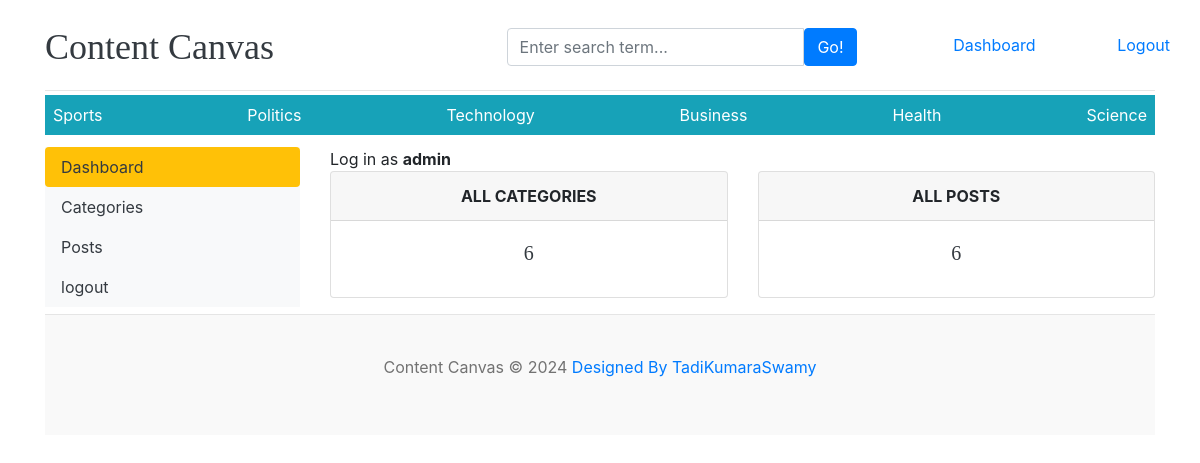
The page /dashboard/ (signed in) on the database its author committed.
### blog/models.py (models this page shows, shortened)
class Category(models.Model):
    category_name=models.CharField(max_length=50,unique=True)
    created_at=models.DateTimeField(auto_now_add=True)
    updated_at=models.DateTimeField(auto_now=True)
    class Meta:
        verbose_name_plural='categories'

### dashboards/views.py (the view)
# urls.py: path('dashboard/', include('dashboards.urls')),
@login_required(login_url='login')
def dashboard(request):
    category_count=Category.objects.all().count()
    blogs_count=Blog.objects.all().count()
    context={
        'category_count':category_count,
        'blogs_count':blogs_count,
    }
    return render(request, 'dashboard/dashboard.html',context)

### blog/context_processors.py (called while the page is built)
def get_categories(request):
    categories=Category.objects.all()
    return dict(categories=categories)

def get_social_links(request):
    social_links=SocialLink.objects.all()
    return dict(social_links=social_links)

### templates/dashboard/dashboard.html
{% extends 'base.html' %}
{% block content %}
<div class="row">
{% include "dashboard/sidebar.html" %}
<div class="col-md-9">
    <span> Log in as <b> {{user}} </b></span>
<div class="row">
<div class="col">
<div class="card border-default mb-3">
<div class="card-header text-center text-uppercase font-weight-bold">All Categories</div>
<div class="card-body text-dark">
<h5 class="card-title text-center">{{category_count}}</h5>
</div>
</div>
</div>
<div class="col">
<div class="card border-default mb-3">
<div class="card-header text-center text-uppercase font-weight-bold">All Posts</div>
<div class="card-body text-dark">
<h5 class="card-title text-center">{{blogs_count}}</h5>
</div>
</div>
</div>
</div>
</div>
</div>
{% endblock %}

### templates/base.html (shortened to what this page needs)
{% load static %}
<!DOCTYPE html>
<html lang="en">
<head>
    <link href="https://getbootstrap.com/docs/4.0/dist/css/bootstrap.min.css" rel="stylesheet">
    <link href="{% static 'css/cc.css' %}" rel="stylesheet">
    <link rel="stylesheet" href="https://cdnjs.cloudflare.com/ajax/libs/font-awesome/4.7.0/css/font-awesome.css">
</head>
<body>
    <div class="container">
        <header class="blog-header py-3">
            <div class="row flex-nowrap justify-content-between align-items-center">
                <div class="col-4 pt-1">
                    <a class="blog-header-logo text-dark" href="/">Content Canvas</a>
                </div>
            <div class="col-4 pt-1">
                <form action="{% url 'search' %}" method="GET">
                    <div class="input-group">
                        <input class="form-control" type="text" value="{{keyword}}" placeholder="Enter search term..." aria-label="Enter search term..." aria-describedby="button-search" />
                        <button class="btn btn-primary" id="button-search" type="button">Go!</button>
                    </div>
                </form>
            </div>
            {% if not user.is_authenticated %}
                <div class="col-4 d-flex justify-content-end align-items-center">
                    <a class="btn btn-sm btn-warning" href="{% url 'login' %}">Login</a> &nbsp;
                    <a class="btn btn-sm btn-outline-secondary" href="{% url 'register' %}">Register</a>
                </div>
            {% else %}
            <span><a href="{% url 'dashboard' %}">Dashboard</a> </span>
            <span><a href="{% url 'logout' %}"> Logout</a></span>
            {% endif %}
            </div>
        </header>
        <div class="nav-scroller py-1 mb-2">
            <nav class="nav d-flex justify-content-between bg-info">
                {% for cat in categories %}
                <a class="p-2 text-white" href="{% url 'posts_by_category' cat.id %}">{{cat.category_name}}</a>
                {% endfor %}
            </nav>
        </div>
{% block content %}
{% endblock %}
        <footer class="blog-footer">
            <p>Content Canvas &copy; <span id="year"></span> <a href="#">Designed By TadiKumaraSwamy</a></p>
        </footer>
    </div>
</body>
</html>

### contentcanvas/static/css/cc.css (style rules this page uses)
.blog-header { border-bottom: 1px solid #e5e5e5; }
.blog-header-logo { font-family: "Playfair Display", Georgia, "Times New Roman", serif; font-size: 2.25rem; }
h1, h2, h3, h4, h5, h6 { font-family: "Playfair Display", Georgia, "Times New Roman", serif; }
.blog-footer { padding: 2.5rem 0; color: #727272; text-align: center; background-color: #f9f9f9; border-top: .05rem solid #e5e5e5; }

### rows shown on the page
Category: category_name "Sports"
Category: category_name "Politics"
Category: category_name "Technology"
Category: category_name "Business"
Category: category_name "Health"
Category: category_name "Science"

### other values the page prints
{{ user }} "admin"
{{ category_count }} "6"
{{ blogs_count }} "6"
